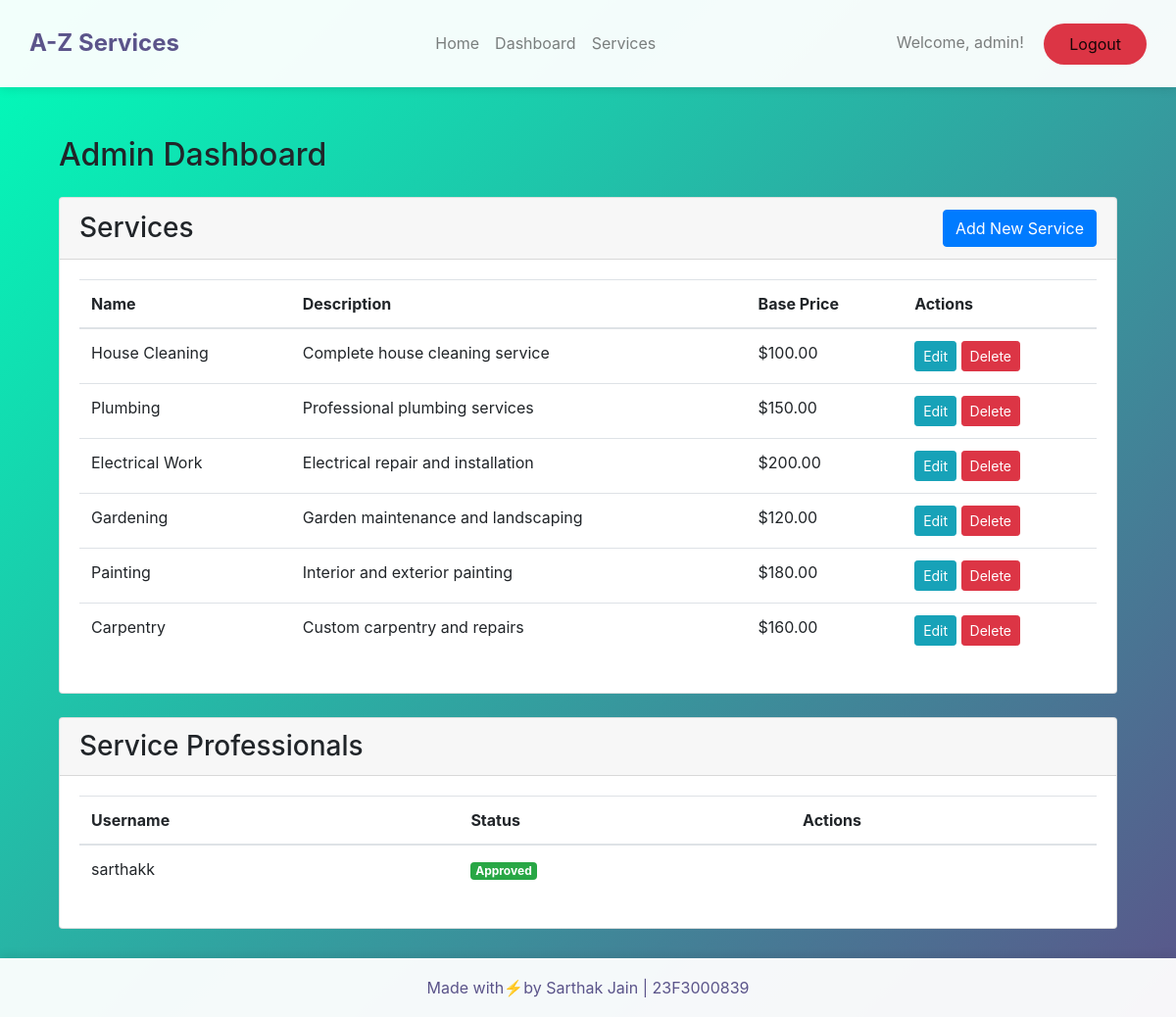
The app's page /admin/dashboard (signed in) with its own data.
### app/models.py (models this page shows, shortened)
class User(UserMixin, db.Model):
    __tablename__ = 'user'
    id = db.Column(db.Integer, primary_key=True)
    username = db.Column(db.String(80), unique=True, nullable=False)
    password = db.Column(db.String(120), nullable=False)
    role = db.Column(db.String(20), nullable=False)  # 'admin', 'professional', 'customer'
    is_approved = db.Column(db.Boolean, default=False)
    is_blocked = db.Column(db.Boolean, default=False)
    average_rating = db.Column(db.Float, default=0.0)
    service_requests_made = db.relationship('ServiceRequest',
                                          foreign_keys='ServiceRequest.customer_id',
                                          backref='customer')
    service_requests_received = db.relationship('ServiceRequest',
                                              foreign_keys='ServiceRequest.professional_id',
                                              backref='professional')
    reviews_given = db.relationship('Review',
                                  foreign_keys='Review.customer_id',
                                  backref='reviewer')
    reviews_received = db.relationship('Review',
                                     foreign_keys='Review.professional_id',
                                     backref='reviewed_professional')

class Service(db.Model):
    __tablename__ = 'service'
    id = db.Column(db.Integer, primary_key=True)
    name = db.Column(db.String(100), nullable=False)
    description = db.Column(db.Text)
    base_price = db.Column(db.Float, nullable=False)
    time_required = db.Column(db.String(50), nullable=False)  # e.g., "2 hours", "1 day"
    created_at = db.Column(db.DateTime, default=datetime.utcnow)
    service_requests = db.relationship('ServiceRequest', backref='requested_service')

### app/views/admin.py (the view)
@admin_bp.route('/')
@admin_bp.route('/dashboard')
@admin_required
def dashboard():
    services = Service.query.all()
    users = User.query.filter_by(role='professional').all()
    return render_template('admin/dashboard.html', services=services, users=users)

### app/__init__.py (called while the page is built)
def create_app():
    app = Flask(__name__)
    app.config.from_object(Config)
    db.init_app(app)
    Bootstrap(app)
    login_manager.init_app(app)
    login_manager.login_view = 'main.login'
    from .models import User
    @login_manager.user_loader
    def load_user(user_id):
        return User.query.get(int(user_id))
    from .views.admin import admin_bp
    from .views.customer import customer_bp
    from .views.professional import professional_bp
    from .routes import main_bp
    app.register_blueprint(admin_bp, url_prefix='/admin')
    app.register_blueprint(customer_bp, url_prefix='/customer')
    app.register_blueprint(professional_bp, url_prefix='/professional')
    app.register_blueprint(main_bp)
    with app.app_context():
        db.create_all()
    return app

### app/views/admin.py (called while the page is built)
def admin_required(f):
    @wraps(f)
    @login_required
    def decorated_function(*args, **kwargs):
        if not current_user.role == 'admin':
            flash('You must be an admin to access this page.', 'danger')
            return redirect(url_for('main.index'))
        return f(*args, **kwargs)
    return decorated_function

### app/templates/admin/dashboard.html (shortened to what this page needs)
{% extends "layout.html" %}
{% block content %}
<div class="container">
    <h2>Admin Dashboard</h2>
    <div class="row mt-4">
        <div class="col-md-12">
            <div class="card">
                <div class="card-header d-flex justify-content-between align-items-center">
                    <h3 class="mb-0">Services</h3>
                    <a href="{{ url_for('admin.add_service') }}" class="btn btn-primary">Add New Service</a>
                </div>
                <div class="card-body">
                    {% if services %}
                    <table class="table">
                        <thead>
                            <tr>
                                <th>Name</th>
                                <th>Description</th>
                                <th>Base Price</th>
                                <th>Actions</th>
                            </tr>
                        </thead>
                        <tbody>
                            {% for service in services %}
                            <tr>
                                <td>{{ service.name }}</td>
                                <td>{{ service.description }}</td>
                                <td>${{ "%.2f"|format(service.base_price) }}</td>
                                <td>
                                    <a href="{{ url_for('admin.edit_service', service_id=service.id) }}"
                                       class="btn btn-sm btn-info">Edit</a>
                                    <form action="{{ url_for('admin.delete_service', service_id=service.id) }}"
                                          method="POST" class="d-inline">
                                        <button type="submit" class="btn btn-sm btn-danger"
                                                onclick="return confirm('Are you sure you want to delete this service?')">
                                            Delete
                                        </button>
                                    </form>
                                </td>
                            </tr>
                            {% endfor %}
                        </tbody>
                    </table>
                    {% else %}
                    <p>No services available.</p>
                    {% endif %}
                </div>
            </div>
        </div>
    </div>
    <div class="row mt-4">
        <div class="col-md-12">
            <div class="card">
                <div class="card-header">
                    <h3 class="mb-0">Service Professionals</h3>
                </div>
                <div class="card-body">
                    {% if users %}
                    <table class="table">
                        <thead>
                            <tr>
                                <th>Username</th>
                                <th>Status</th>
                                <th>Actions</th>
                            </tr>
                        </thead>
                        <tbody>
                            {% for user in users %}
                            <tr>
                                <td>{{ user.username }}</td>
                                <td>
                                    <span class="badge badge-{{ 'success' if user.is_approved else 'warning' }}">
                                        {{ 'Approved' if user.is_approved else 'Pending' }}
                                    </span>
                                </td>
                                <td>
                                </td>
                            </tr>
                            {% endfor %}
                        </tbody>
                    </table>
                    {% else %}
                    <p>No service professionals registered.</p>
                    {% endif %}
                </div>
            </div>
        </div>
    </div>
</div>
{% endblock %}

### app/templates/layout.html (shortened to what this page needs)
<!DOCTYPE html>
<html>
<head>
    <link rel="stylesheet" href="https://stackpath.bootstrapcdn.com/bootstrap/4.5.2/css/bootstrap.min.css">
</head>
<body>
    <nav class="navbar navbar-expand-lg navbar-light d-flex justify-content-between">
        <div>
        <a class="navbar-brand" href="{{ url_for('main.index') }}">A-Z Services</a>
        </div>
            <ul class="navbar-nav">
                <li class="nav-item">
                    <a class="nav-link" href="{{ url_for('main.index') }}">Home</a>
                </li>
                {% if current_user.is_authenticated %}
                    <li class="nav-item">
                        {% if current_user.role == 'customer' %}
                            <a class="nav-link" href="{{ url_for('customer.dashboard') }}">Dashboard</a>
                        {% elif current_user.role == 'professional' %}
                            <a class="nav-link" href="{{ url_for('professional.dashboard') }}">Dashboard</a>
                        {% elif current_user.role == 'admin' %}
                            <a class="nav-link" href="{{ url_for('admin.dashboard') }}">Dashboard</a>
                        {% endif %}
                    </li>
                {% endif %}
                {% if current_user.role=="admin" %}
                <li class="nav-item">
                    <a class="nav-link" href="{{ url_for('admin.manage_services') }}">Services</a>
                </li>
                {% endif %}
            </ul>
            <div class="navbar-text">
                {% if current_user.is_authenticated %}
                    <span class="navbar-text mr-3">Welcome, {{ current_user.username }}!</span>
                    <a class="btn btn-logout" href="{{ url_for('main.logout') }}">Logout</a>
                {% else %}
                    <a class="btn btn-login" href="{{ url_for('main.login') }}">Login</a>
                    <a class="btn btn-register" href="{{ url_for('main.register') }}">Register</a>
                {% endif %}
            </div>
    </nav>
    <div class="page-wrapper">
        <div class="container">
            {% block content %}{% endblock %}
        </div>
    </div>
    <footer class="footer">
        <p class="mb-0">Made with⚡by Sarthak Jain | 23F3000839</p>
    </footer>
</body>
</html>

### app/templates/layout.html (style rules this page uses)
body { background: linear-gradient(135deg, #00feba, #5b548a); min-height: 100vh; padding-bottom: 60px; position: relative; }
.navbar { padding: 15px 30px; background: rgba(255, 255, 255, 0.95) !important; box-shadow: 0 2px 10px rgba(0,0,0,0.1); }
.navbar-brand { font-weight: bold; font-size: 24px; color: #5b548a !important; }
.page-wrapper { padding-top: 50px; padding-bottom: 30px; }
.btn-logout { background: #dc3545; color: white; padding: 8px 25px; border-radius: 25px; }
.footer { position: absolute; bottom: 0; width: 100%; height: 60px; background: rgba(255, 255, 255, 0.95); display: flex; align-items: center; justify-content: center; color: #5b548a; box-shadow: 0 -2px 10px rgba(0,0,0,0.1); }

### records on screen
User: username "admin"
Service: name "House Cleaning", description "Complete house cleaning service", base_price "100.00"
Service: name "Plumbing", description "Professional plumbing services", base_price "150.00"
Service: name "Electrical Work", description "Electrical repair and installation", base_price "200.00"
Service: name "Gardening", description "Garden maintenance and landscaping", base_price "120.00"
Service: name "Painting", description "Interior and exterior painting", base_price "180.00"
Service: name "Carpentry", description "Custom carpentry and repairs", base_price "160.00"
User: username "sarthakk", is_approved "Approved"
